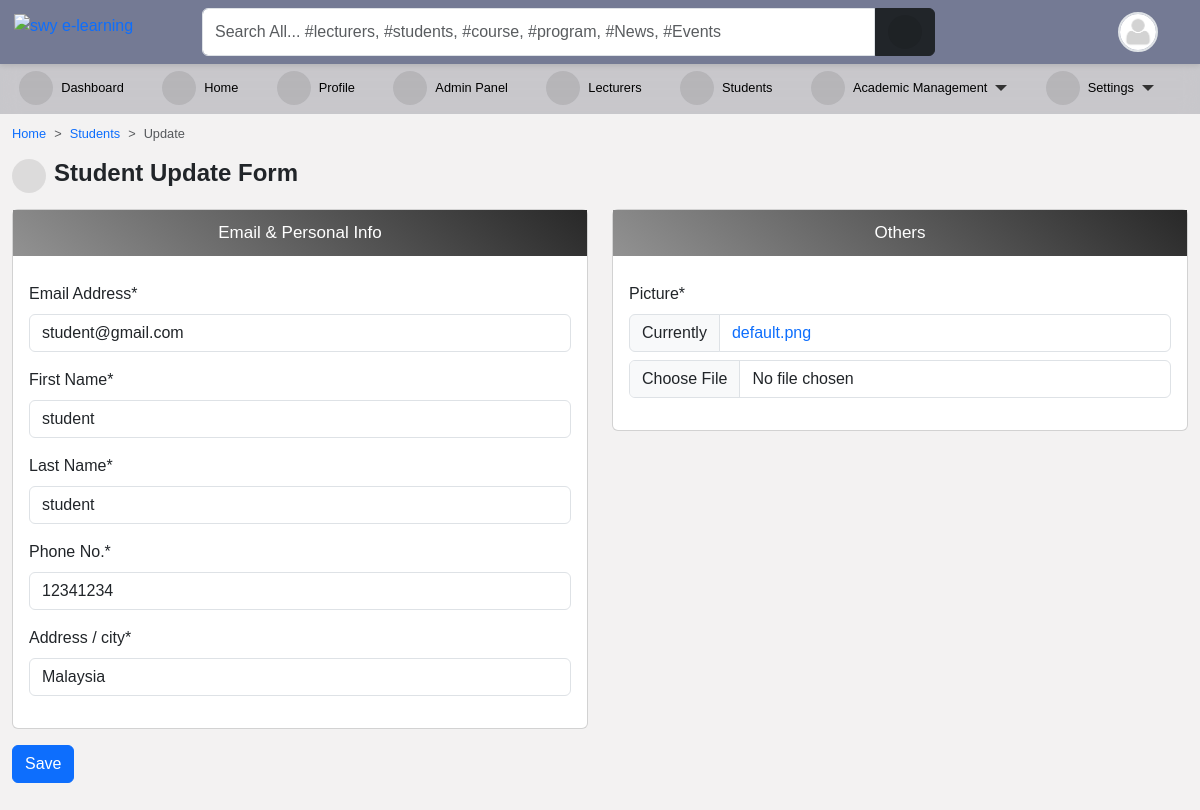
Page /accounts/student/9/edit/ (signed in) on the committed database.
### accounts/models.py (models this page shows, shortened)
class User(AbstractUser):
    is_student = models.BooleanField(default=False)
    is_lecturer = models.BooleanField(default=False)
    gender = models.CharField(max_length=1, choices=GENDERS, blank=True, null=True)
    phone = models.CharField(max_length=60, blank=True, null=True)
    address = models.CharField(max_length=60, blank=True, null=True)
    picture = models.ImageField(
        upload_to="profile_pictures/%y/%m/%d/", default="default.png", null=True
    )
    email = models.EmailField(blank=True, null=True)
    username_validator = ASCIIUsernameValidator()
    objects = CustomUserManager()
    class Meta:
        ordering = ("-date_joined",)
    @property
    def get_user_role(self):
        if self.is_superuser:
            role = "Admin"
        elif self.is_student:
            role = "Student"
        elif self.is_lecturer:
            role = "Lecturer"
        return role

### accounts/decorators.py (the view)
    def wrapper(request, *args, **kwargs):
        if test_func(request.user):
            return function(request, *args, **kwargs) if function else None
        else:
            return redirect(redirect_to)

### accounts/views.py (called while the page is built)
@login_required(login_url='login')
@admin_required
def edit_student(request, pk):
    instance = get_object_or_404(User, is_student=True, pk=pk)
    if request.method == "POST":
        form = ProfileUpdateForm(request.POST, request.FILES, instance=instance)
        full_name = instance.get_full_name
        if form.is_valid():
            form.save()
            messages.success(request, ("Student " + full_name + " has been updated."))
            return redirect("student_list")
        else:
            messages.error(request, "Please correct the error below.")
    else:
        form = ProfileUpdateForm(instance=instance)
    return render(
        request,
        "accounts/edit_student.html",
        {
            "title": "Edit-profile",
            "form": form,
        },
    )

### templates/accounts/edit_student.html (shortened to what this page needs)
{% extends 'base.html' %}
{% load crispy_forms_tags %}
{% load static %}
{% block content %}
<nav style="--bs-breadcrumb-divider: '>';" aria-label="breadcrumb">
    <ol class="breadcrumb">
      <li class="breadcrumb-item"><a href="/">Home</a></li>
      <li class="breadcrumb-item"><a href="{% url 'student_list' %}">Students</a></li>
      <li class="breadcrumb-item active" aria-current="page">Update</li>
    </ol>
</nav>
<h4 class="fw-bold mb-3"><i class="fas fa-cog me-2"></i>Student Update Form</h4>
<form action="" method="POST" enctype="multipart/form-data">{% csrf_token %}
    <div class="row mb-3">
        <div class="col-md-6">
            <div class="card">
                <p class="form-title">Email &amp; Personal Info</p>
                <div class="card-body">
                    {{ form.email|as_crispy_field }}
                    {{ form.first_name|as_crispy_field }}
                    {{ form.last_name|as_crispy_field }}
                    {{ form.phone|as_crispy_field }}
                    {{ form.address|as_crispy_field }}
                </div>
            </div>
        </div>
        <div class="col-md-6">
            <div class="card">
                <p class="form-title">Others</p>
                <div class="card-body">
                    {{ form.picture|as_crispy_field }}
                </div>
            </div>
        </div>
    </div>
    <input class="btn btn-primary" type="submit" value="Save">
</form>
{% endblock content %}

### templates/navbar.html (shortened to what this page needs)
{% load static %}
<div id="top-navbar" class="py-2 top-navbar">
	<div class="container">
		<a href="/" class="head-logo">
			<img src="{% static 'img/swy e-learning.jpg' %}" width="40px" alt="swy e-learning">
		</a>
		<div class="nav-wrapper">
			<form class="form-header" action="{% url 'query' %}" method="GET">
				<input id="primary-search" class="form-control rounded-end-0" type="text" name="q" value="{{ request.GET.q }}"
					placeholder="Search All... #lecturers, #students, #course, #program, #News, #Events" required />
				<button class="btn btn-dark rounded-start-0" type="submit">
					<i class="fas fa-search"></i>
				</button>
			</form>
			<div class="dropdown index">
				<div class="avatar border border-2" type="button" data-bs-toggle="dropdown" aria-expanded="false">
					<img src="{{ request.user.picture.url }}">
				</div>
			</div>
		</div>
	</div>
</div>

### static/scss/style1.css (style rules this page uses)
*, body { font-family: "Rubik", sans-serif; }
body { background-color: #f3f2f2; }
#top-navbar { position: fixed; top: 0; right: 0; -webkit-margin-start: -10px; z-index: 90; padding: 0; background: #747a94; box-shadow: 0px 2px 5px 0px rgba(0, 0, 0, 0.1); transition: 0.3s; margin: 0; }
#top-navbar .container { display: flex; background-color: transparent; position: relative; }
#top-navbar .nav-wrapper { display: flex; flex-wrap: wrap; justify-content: space-between; align-items: center; width: 100%; margin-left: 10rem; background-color: transparent; }
#top-navbar .nav-wrapper .form-header { display: flex; flex: 0.8; }
#top-navbar .nav-wrapper .form-header button { flex: 0.1; }
#top-navbar { left: 0; }
.avatar { width: 40px; height: 40px; border-radius: 50%; overflow: hidden; }
.avatar img { width: 100%; height: 100%; -o-object-fit: cover; object-fit: cover; }
a { color: var(--bs-primary); text-decoration: none; }
.form-title { display: flex; align-items: center; justify-content: center; font-weight: 400; font-size: 17px; padding: 10px; background: linear-gradient(40deg, #929292, #282828); color: #ffffff; text-align: center; margin-bottom: 10px; }
.fas, .fa { font-size: 16px; display: inline-flex; align-items: center; justify-content: center; width: 34px; height: 34px; background-color: rgba(0, 0, 0, 0.093); border-radius: 50%; }

### templates/aside.html (style rules this page uses)
li { font-size: .8rem; }

### templates/navbar.html (style rules this page uses)
.head-logo { position: absolute; left: -1rem; top: 0.3rem; }

### rows in the picture
User: user.picture (placeholder picture)
User: email "student@gmail.com", first_name "student", last_name "student", phone "12341234", address "Malaysia"
